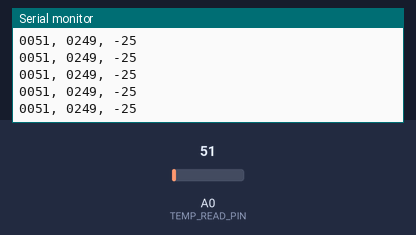
A sketch run on a simulated Arduino Uno, built with avr-gcc and run on an emulated ATmega328P. Shown: the last lines printed to the serial monitor. The inputs (shaded band) are chosen by the test bench; at power-on: A0 (TEMP_READ_PIN) = 51.

Above: at 1.2 s.
1.3 s: A0 (TEMP_READ_PIN) set to 61
At 1.31 s:
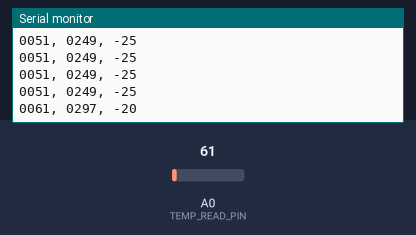
2.8 s: A0 (TEMP_READ_PIN) set to 71
At 2.82 s:
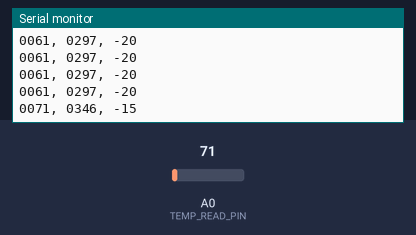
Timing chart, 0 to 5.8 s (numbered marks = the images above; inputs shaded):
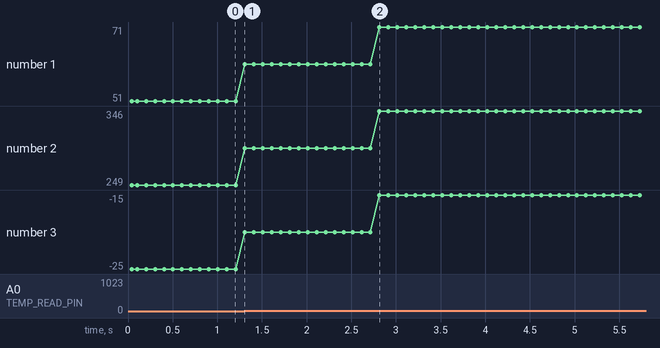

The sketch:

TemperatureReadingTest.ino
```cpp
#define TEMP_READ_PIN A0

#define TEMP_ZERO_DEGREES_OFFSET  500  // 500mV
#define TEMP_MV_PER_C             10   // 10mV / *C

#define VOLTAGE_SCALER 4.8828125f      // 4.8 mV per analogReading

char outputStr[24];

void setup() {
  Serial.begin(9600);
  pinMode(TEMP_READ_PIN, INPUT);
  Serial.println("Reading, Voltage(mV), Temperature(*C)");
}

void loop() {

  // gather the data
  int reading = analogRead(TEMP_READ_PIN);
  float voltage_mV = reading * VOLTAGE_SCALER;
  int temp = translateTemperature( voltage_mV );

  // format the output
  sprintf( outputStr, "%04d, %04d, %d", reading, (int)voltage_mV, temp );
  Serial.println( outputStr );

  delay(100); // data collection @ 10Hz so you can actually read the data

}

// Based on the MCP9700E
// Takes a voltage in milivolts and turn it into a temperature reading in *C
int translateTemperature( float voltage ) {
  float deltaV = voltage - (float)TEMP_ZERO_DEGREES_OFFSET; // get the voltage to the zero *C point
  int degreesC = round( deltaV / (float)TEMP_MV_PER_C );    // based on the slope, find the *C
  return degreesC;
}
```

Measured:
- after the input at 1.3 s, the serial monitor: prints a new line at once (image 1)
- after the input at 2.8 s, the serial monitor: prints a new line at once (image 2)
- plotted number 1: 51 → 61 after the input at 1.3 s, 61 → 71 after the input at 2.8 s
- plotted number 2: 249 → 297 after the input at 1.3 s, 297 → 346 after the input at 2.8 s
- plotted number 3: -25 → -20 after the input at 1.3 s, -20 → -15 after the input at 2.8 s
